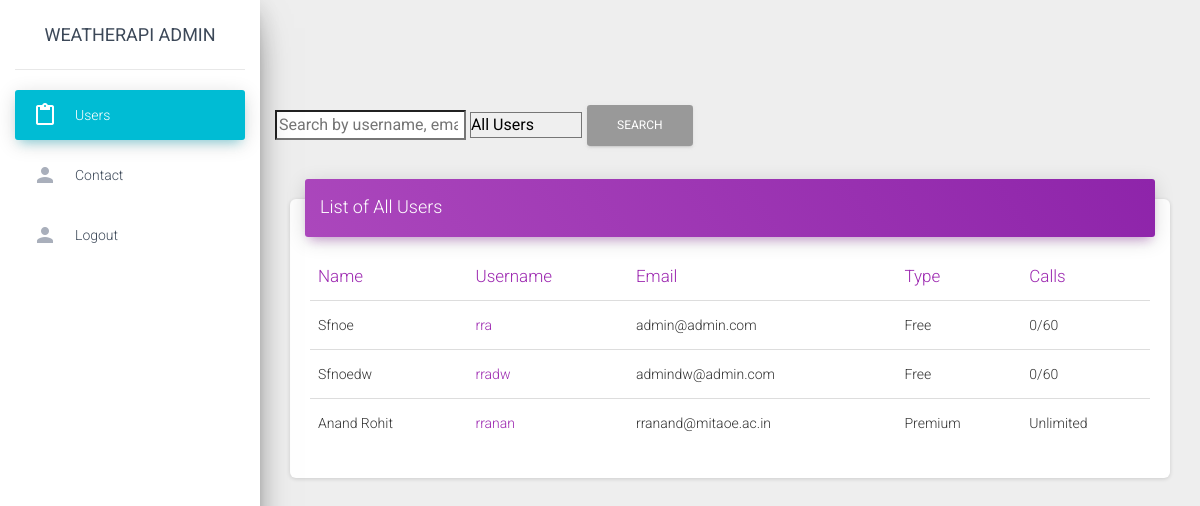
/weather/admin/tables.php (signed in), run on the app's committed database.
### tables this page shows
CREATE TABLE `user_profile` (
  `username` varchar(100) NOT NULL,
  `email` varchar(100) NOT NULL,
  `name` varchar(100) NOT NULL,
  `password` varchar(100) NOT NULL
);

CREATE TABLE `api_data` (
  `username` varchar(100) NOT NULL,
  `token` varchar(100) NOT NULL,
  `type` tinyint(1) NOT NULL DEFAULT 0,
  `calls` int(11) NOT NULL DEFAULT 60,
  `total_calls` int(11) NOT NULL DEFAULT 0,
  `purchased` datetime NOT NULL
);

### weather/php/db.php (called while the page is built, shortened)
<?php
class database
{
    private $host;
    private $username;
    private $password;
    private $dbname;
    public function __construct() {
        $this->host = 'localhost';
        $this->dbname = 'weatherproject';
        $this->username = 'root';
        $this->password = '';
    }
    public function Connect(){
        $this->conn=mysqli_connect($this->host,$this->username,$this->password,$this->dbname);
        if(mysqli_connect_error()){
            echo "error connecting to database";
        } else {
            return $this->conn;
        }
    }
}
?>

### weather/php/classes.php (called while the page is built, shortened)
<?php
    class admin_profile {
        private $conn;
        public function __construct($conn) {
            $this->conn = $conn;
        }
        public function fortable() {
            $q1 = "SELECT up.name, up.username, up.email, ad.type, ad.calls FROM user_profile up JOIN api_data ad ON (up.username = ad.username);";
            $data = mysqli_query($this->conn, $q1);
            $arr = array();
            while ($row=mysqli_fetch_assoc($data)) {
                $arr[] = $row;
            }
            return json_encode($arr);
        }
    }
?>

### weather/admin/tables.php (the view, shortened to what this page needs)
<?php
include("../php/classes.php");
include("../php/db.php");
?>
<?php
    if (!isset($_SESSION['ad_username'])) {
        ?>
            <script>
                window.location = "index.php";
            </script>
            <?php
    } else {
        $search = $_GET['search'];
        $acc = $_GET['acc'];
        if (isset($acc)) {
            $acc = (int)$acc;
        } else {
            $acc = 2;
        }
        $db = new database();
        $log = new admin_profile($db->Connect());
        if (isset($search)) {
            $data = json_decode($log->searchTable($search, $acc), true);
        } else {
            $data = json_decode($log->fortable(), true);
        }
    }
?>
<!DOCTYPE html>
<html lang="en">
<head>
  <link rel="stylesheet" href="https://maxcdn.bootstrapcdn.com/font-awesome/latest/css/font-awesome.min.css">
  <link href="asset/css/material-dashboard.css?v=2.1.2" rel="stylesheet" />
</head>
<body class="">
  <div class="wrapper ">
    <div class="sidebar" data-color="azure" data-background-color="white" data-image="asset/img/sidebar-1.jpg">
      <div class="logo"><a href="../index.php" class="simple-text logo-normal">
          WeatherAPI Admin
        </a></div>
      <div class="sidebar-wrapper">
        <ul class="nav">
          <li class="nav-item active">
            <a class="nav-link" href="tables.php">
              <i class="material-icons">content_paste</i>
              <p>Users</p>
            </a>
          </li>
          <li class="nav-item">
            <a class="nav-link" href="contact.php">
              <i class="material-icons">person</i>
              <p>Contact</p>
            </a>
          </li>
           <li class="nav-item ">
            <a class="nav-link" href="logout.php">
              <i class="material-icons">person</i>
              <p>Logout</p>
            </a>
          </li>
        </ul>
      </div>
    </div>
    <div class="main-panel">
      <div class="content">
        <div class="container-fluid">
          <div class="row">
            <form class="search-form">
                <input class="search" type="search" placeholder="Search by username, email, name..." name="search" <?php
                 if (strlen($search)>0) {
                    ?> value = "<?php echo $search;?>" <?php
                 }
                 ?> >
                <select class="opt" name="acc">
                    <option value="2" <?php if ($acc==2) {?> selected <?php } ?> >All Users</option>
                </select>
                <button class="btn st" type="submit">Search</button>
            </form>
            <div class="col-md-12">
              <div class="card">
                <div class="card-header card-header-primary">
                  <h4 class="card-title ">List of All Users</h4>
                </div>
                <div class="card-body">
                  <div class="table-responsive">
                  <?php
                    if (count($data)>0) {
                    ?>
                    <table class="table">
                      <thead class=" text-primary">
                        <th>
                          Name
                        </th>
                        <th>
                          Username
                        </th>
                        <th>
                          Email
                        </th>
                        <th>
                          Type
                        </th>
                        <th>
                          Calls
                        </th>
                      </thead>
                      <tbody>
                        <?php
                            for($i=0; $i < count($data); ++$i) {
                        ?>
                            <tr>
                              <td>
                              <?php echo $data[$i]['name'];?>
                              </td>
                              <td>
                                <a href="user.php?username=<?php echo $data[$i]['username'];?>">
                                <?php echo $data[$i]['username'];?>
                                </a>
                              </td>
                              <td>
                                <?php echo $data[$i]['email'];?>
                              </td>
                              <td>
                                <?php
                                    if ($data[$i]['type']==1) {
                                        echo 'Premium';
                                    } else {
                                        echo 'Free';
                                    }
                                ?>
                              </td>
                              <td>
                              <?php
                                    if ($data[$i]['type']==1) {
                                        echo 'Unlimited';
                                    } else {
                                        echo 60-$data[$i]['calls'];
                                        echo '/60';
                                    }
                              ?>
                              </td>
                            </tr>
                            <?php
                         }
                        ?>
                      </tbody>
                    </table>
                    <?php
                        } elseif (isset($search)) {
                            ?>
                                <h2 align="center"> No users found!!! </h2>
                            <?php
                        } else {
                            ?>
                                <h2 align="center"> No users found!!! </h2>
                            <?php
                        }
                     ?>
                  </div>
                </div>
              </div>
            </div>
    </div>
  </div>
</body>
</html>

### data on the page
user_profile: name "Sfnoe", username "rra", email "admin@admin.com", shows "Free", api_data.calls "0"
user_profile: name "Sfnoedw", username "rradw", email "admindw@admin.com", shows "Free", api_data.calls "0"
user_profile: name "Anand Rohit", username "rranan", email "rranand@mitaoe.ac.in", shows "Premium", shows "Unlimited"
